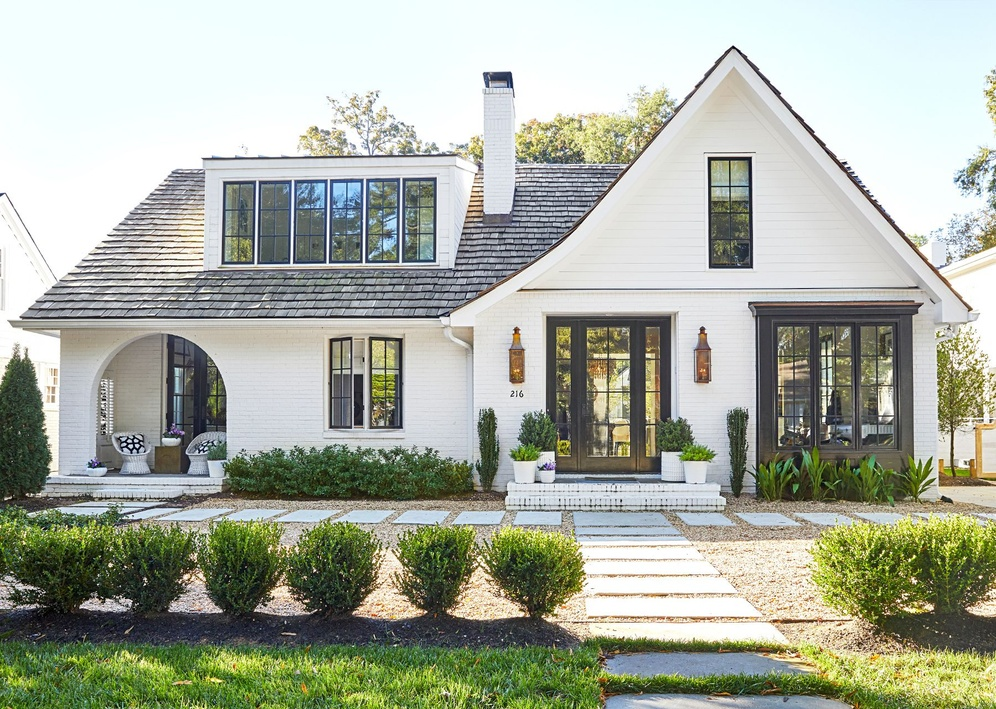
#> input picture src/ver_0.1/satellite_image.jpg, 996 x 709 px, shrunk from 1799 x 1280 before the run
$ python orb_test.py
#> lines starting #> are read from the running program, lines starting #| are printed output that depends on the picture
### src/ver_0.1/main_script.py
import cv2
import numpy as np
import time
import matplotlib.pyplot as plt
import pandas as pd
from scipy.optimize import least_squares
import logging
from dataclasses import dataclass

# Configure logging
logging.basicConfig(level=logging.INFO, format="%(asctime)s - %(levelname)s - %(message)s")

@dataclass
class FeatureMatcher:
    detector_name: str

    def detect_and_compute(self, image):
        """Detect keypoints and compute descriptors using the specified detector."""
        if self.detector_name == "sift":
            detector = cv2.SIFT_create()
        elif self.detector_name == "orb":
            detector = cv2.ORB_create()
        elif self.detector_name == "akaze":
            detector = cv2.AKAZE_create()
        elif self.detector_name == "brisk":
            detector = cv2.BRISK_create()
        else:
            raise ValueError(f"Unsupported detector: {self.detector_name}")

        keypoints, descriptors = detector.detectAndCompute(image, None)
        return keypoints, descriptors

    def match_features(self, desc1, desc2):
        """Match features using FLANN or BFMatcher."""
        if self.detector_name in ["sift", "akaze"]:
            # Use FLANN for floating-point descriptors
            FLANN_INDEX_KDTREE = 1
            index_params = dict(algorithm=FLANN_INDEX_KDTREE, trees=5)
            search_params = dict(checks=50)
            matcher = cv2.FlannBasedMatcher(index_params, search_params)
        else:
            # Use BFMatcher for binary descriptors
            matcher = cv2.BFMatcher(cv2.NORM_HAMMING, crossCheck=True)

        matches = matcher.match(desc1, desc2)
        matches = sorted(matches, key=lambda x: x.distance)
        return matches

    def find_location(self, satellite_image, drone_image):
        """Find the drone's location relative to the satellite image."""
        kp1, desc1 = self.detect_and_compute(satellite_image)
        kp2, desc2 = self.detect_and_compute(drone_image)

        # Ensure descriptors are not empty
        if desc1 is None or desc2 is None:
            raise ValueError("No descriptors found in one or both images.")

        matches = self.match_features(desc1, desc2)

        src_pts = np.float32([kp1[m.queryIdx].pt for m in matches]).reshape(-1, 1, 2)
        dst_pts = np.float32([kp2[m.trainIdx].pt for m in matches]).reshape(-1, 1, 2)

        # Ensure there are enough matches to compute homography
        if len(matches) < 4:
            raise ValueError("Not enough matches to compute homography.")

        H, _ = cv2.findHomography(dst_pts, src_pts, cv2.RANSAC, 5.0)

        h, w = drone_image.shape[:2]
        drone_center = np.array([[w / 2, h / 2]], dtype="float32").reshape(-1, 1, 2)
        satellite_position = cv2.perspectiveTransform(drone_center, H)

        return satellite_position[0][0], matches, kp1, kp2

@dataclass
class HybridFeatureMatcher:
    # [64 lines left out: functions __init__, detect_and_compute, match_features, refine_homography, find_location, not called in this run]

@dataclass
class TestResult:
    detector_name: str
    computation_time: float
    matches_count: int
    position_error: float
    homography_accuracy: float

class DroneLocalizationEvaluator:
    def __init__(self, satellite_image_path: str, drone_image_path: str):
#> called with satellite_image_path = 'satellite_image.jpg', drone_image_path = 'drone_image.jpg'
        self.satellite_image = cv2.imread(satellite_image_path, cv2.IMREAD_GRAYSCALE)
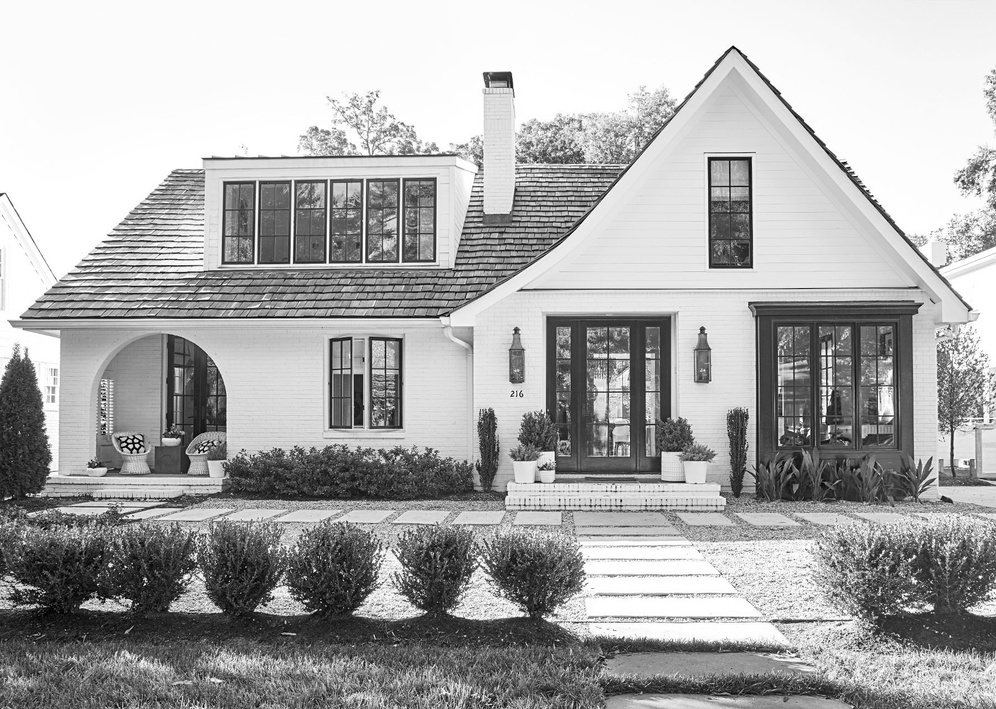
#> self.satellite_image: shape (709, 996); min 0, max 255, mean 170.2
        self.drone_image = cv2.imread(drone_image_path, cv2.IMREAD_GRAYSCALE)
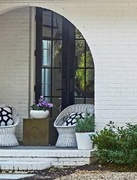
#> input picture src/ver_0.1/drone_image.jpg, 137 x 180 px, shrunk from 248 x 326 before the run
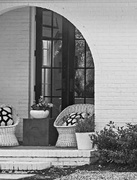
#> self.drone_image: shape (180, 137); min 0, max 245, mean 138.7
        self.detectors = ["sift", "orb", "akaze", "brisk", "hfm"]
        self.results = []

    def evaluate_detectors(self):
        """Evaluate all detectors and compute metrics."""
        for detector in self.detectors:
            try:
                start_time = time.time()
                if detector == "hfm":
                    finder = HybridFeatureMatcher()
                else:
                    finder = FeatureMatcher(detector)
                position, matches, kp1, kp2 = finder.find_location(self.satellite_image, self.drone_image)
                computation_time = time.time() - start_time

                matches_count = len(matches)
                position_error = np.linalg.norm(position - np.array([self.satellite_image.shape[1] / 2, self.satellite_image.shape[0] / 2]))
                homography_accuracy = matches_count / (len(kp1) + len(kp2))

                self.results.append(TestResult(
                    detector_name=detector,
                    computation_time=computation_time,
                    matches_count=matches_count,
                    position_error=position_error,
                    homography_accuracy=homography_accuracy
                ))

                self.visualize_matches(detector, kp1, kp2, matches)
            except Exception as e:
                logging.error(f"Error evaluating {detector}: {str(e)}")
#> this loop made 1 pass
#> (matches, position, matches_count, position_error, homography_accuracy) on pass 1: (86 matches, [141.5, 456.2], 86, 370.7, 0.111)
#> pass 1, in visualize_matches, `matched_image = cv2.drawMatches( self.satellite_image, kp1, self.drone..`:
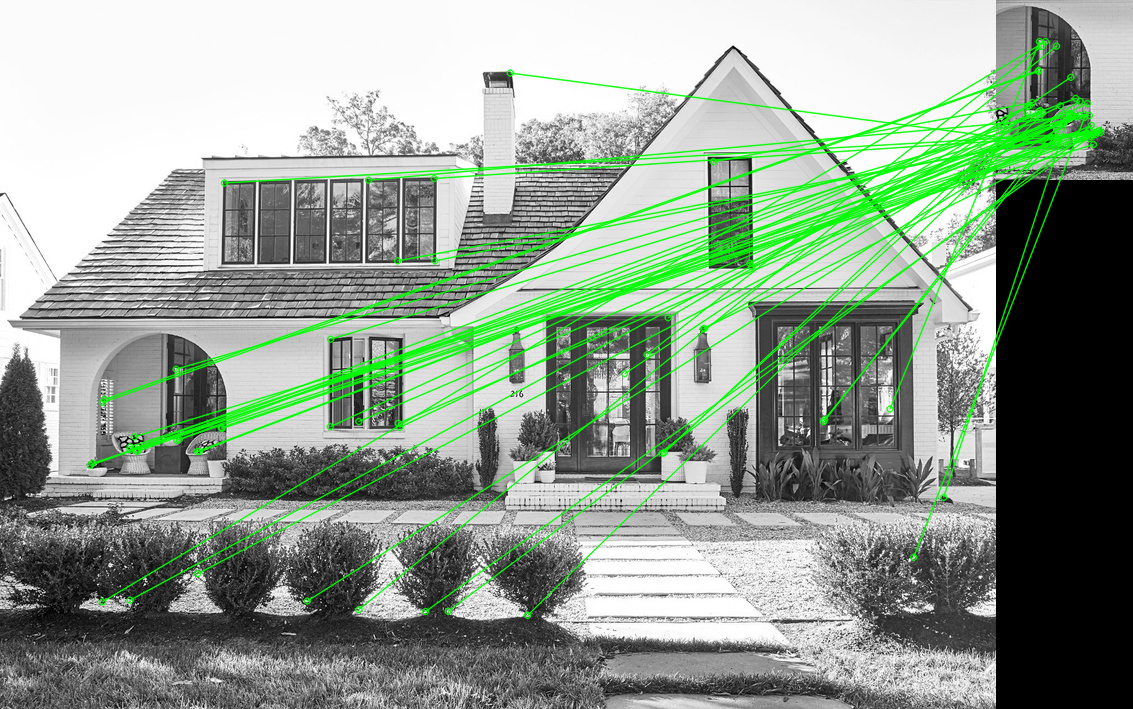
#> matched_image: shape (709, 1133, 3); mean of channels 0, 1, 2 144.4, 158.1, 144.4; drawn as B, G, R
#> after the loop, self.results = 1 item

    def visualize_matches(self, detector: str, kp1, kp2, matches):
        """Visualize feature matches."""
        matched_image = cv2.drawMatches(
            self.satellite_image, kp1, self.drone_image, kp2, matches[:50], None,
            flags=cv2.DrawMatchesFlags_NOT_DRAW_SINGLE_POINTS,
            matchColor=(0, 255, 0),  # Green color for matches
            singlePointColor=(255, 0, 0)  # Blue color for keypoints
        )
        plt.figure(figsize=(15, 10))
        plt.title(f"Feature Matches ({detector.upper()})", fontsize=16)
        plt.imshow(matched_image, cmap="gray")
        plt.axis("off")
        plt.savefig(f"matches_{detector}.png", bbox_inches="tight", dpi=300)
        plt.close()

    def analyze_results(self):
        """Analyze and summarize the results."""
        df = pd.DataFrame([vars(r) for r in self.results])
#> df = table of 1 rows and 5 columns
        print("\nDetector Performance Summary:")
        print(df)
#> (printed output is left out)

        # Plot results
        fig, axes = plt.subplots(2, 2, figsize=(15, 10))
        fig.suptitle("Detector Performance Comparison", fontsize=18)

        df.plot(kind="bar", x="detector_name", y="computation_time", ax=axes[0, 0], title="Computation Time (s)", color="skyblue")
        df.plot(kind="bar", x="detector_name", y="matches_count", ax=axes[0, 1], title="Number of Matches", color="lightgreen")
        df.plot(kind="bar", x="detector_name", y="position_error", ax=axes[1, 0], title="Position Error (pixels)", color="salmon")
        df.plot(kind="bar", x="detector_name", y="homography_accuracy", ax=axes[1, 1], title="Homography Accuracy", color="gold")

        plt.tight_layout()
        plt.savefig("detector_performance.png", bbox_inches="tight", dpi=300)
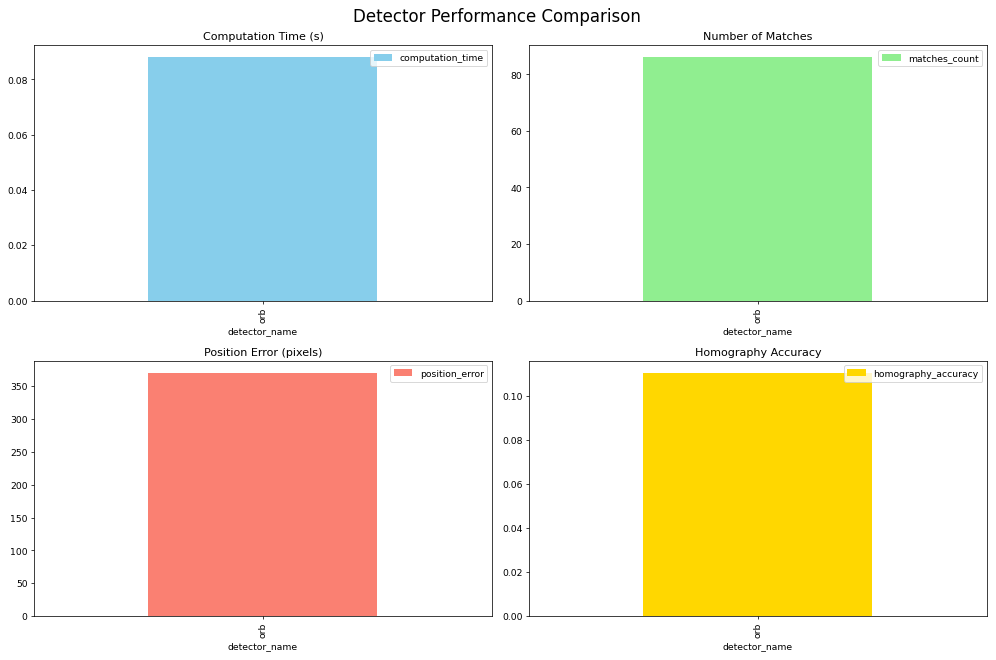
#> figure drawn by matplotlib, 4 panels

# Example usage
# [7 lines that do not run on import are left out]

### src/ver_0.1/orb_test.py
from main_script import FeatureMatcher, DroneLocalizationEvaluator

evaluator = DroneLocalizationEvaluator(
    satellite_image_path="satellite_image.jpg",
    drone_image_path="drone_image.jpg"
)
evaluator.detectors = ["orb"]
evaluator.evaluate_detectors()
evaluator.analyze_results()
